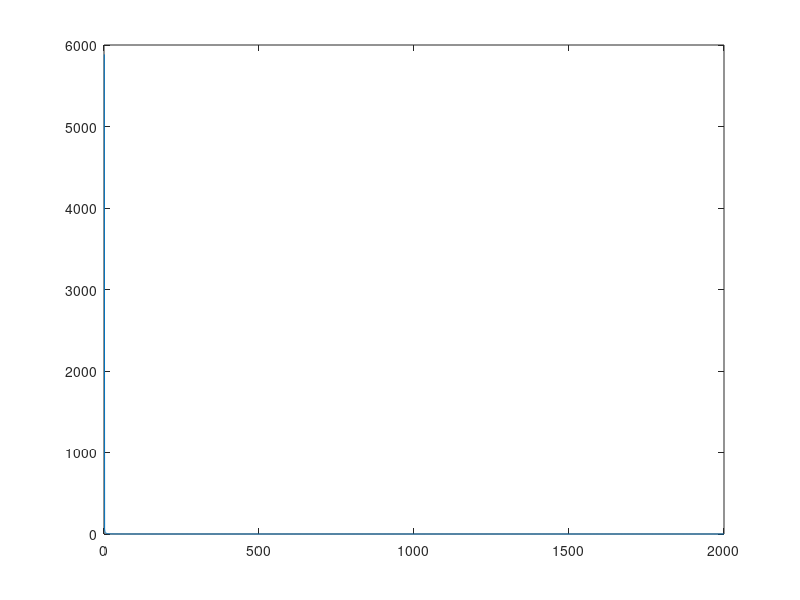

Reproduce this figure in MATLAB.
clear all
close all
clc

pkg load control


t = 0.0001:0.01:20;
y= zeros(2000,1);
i = 1;

for s = 0.0001:0.01:20;
  
  num = 0.5*s^4 + 0.5*0.002*s^3+(1+0.5*0.02*0.02)*s^2 + 0.002*s+0.02*0.02;
  
  den = ((0.5*s^2+2*s+1)*(s+0.7)+0.5*s^2+1)*(s^3+(0.02*0.02)*s);
  
  y(i) = num/den;
  i=i+1;
endfor

figure(1)

plot(y)